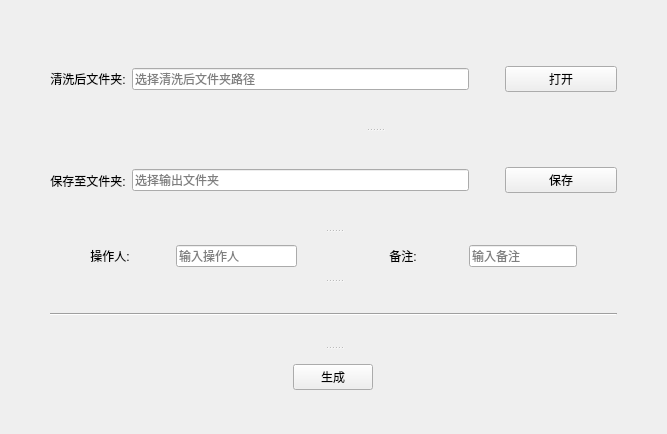
<?xml version="1.0" encoding="UTF-8"?>
<ui version="4.0">
 <class>Form</class>
 <widget class="QWidget" name="Form">
  <property name="geometry">
   <rect>
    <x>0</x>
    <y>0</y>
    <width>667</width>
    <height>434</height>
   </rect>
  </property>
  <property name="minimumSize">
   <size>
    <width>667</width>
    <height>434</height>
   </size>
  </property>
  <property name="maximumSize">
   <size>
    <width>1600</width>
    <height>866</height>
   </size>
  </property>
  <property name="windowTitle">
   <string>订单金额表</string>
  </property>
  <layout class="QVBoxLayout" name="verticalLayout">
   <property name="leftMargin">
    <number>50</number>
   </property>
   <property name="topMargin">
    <number>30</number>
   </property>
   <property name="rightMargin">
    <number>50</number>
   </property>
   <property name="bottomMargin">
    <number>30</number>
   </property>
   <item>
    <widget class="QSplitter" name="splitter_3">
     <property name="frameShape">
      <enum>QFrame::NoFrame</enum>
     </property>
     <property name="orientation">
      <enum>Qt::Vertical</enum>
     </property>
     <widget class="QWidget" name="layoutWidget1">
      <layout class="QHBoxLayout" name="horizontalLayout_6">
       <item>
        <layout class="QVBoxLayout" name="verticalLayout_2">
         <property name="spacing">
          <number>6</number>
         </property>
         <item>
          <widget class="QLabel" name="label_1">
           <property name="sizePolicy">
            <sizepolicy hsizetype="Preferred" vsizetype="Preferred">
             <horstretch>0</horstretch>
             <verstretch>1</verstretch>
            </sizepolicy>
           </property>
           <property name="text">
            <string>清洗后文件夹:</string>
           </property>
           <property name="alignment">
            <set>Qt::AlignCenter</set>
           </property>
          </widget>
         </item>
         <item>
          <widget class="QLabel" name="label_4">
           <property name="sizePolicy">
            <sizepolicy hsizetype="Preferred" vsizetype="Preferred">
             <horstretch>0</horstretch>
             <verstretch>1</verstretch>
            </sizepolicy>
           </property>
           <property name="text">
            <string>保存至文件夹:</string>
           </property>
           <property name="alignment">
            <set>Qt::AlignCenter</set>
           </property>
          </widget>
         </item>
        </layout>
       </item>
       <item>
        <widget class="QSplitter" name="splitter">
         <property name="sizePolicy">
          <sizepolicy hsizetype="Preferred" vsizetype="Expanding">
           <horstretch>2</horstretch>
           <verstretch>0</verstretch>
          </sizepolicy>
         </property>
         <property name="orientation">
          <enum>Qt::Vertical</enum>
         </property>
         <widget class="QWidget" name="layoutWidget2">
          <layout class="QHBoxLayout" name="horizontalLayout">
           <item>
            <widget class="QLineEdit" name="InputDir">
             <property name="sizePolicy">
              <sizepolicy hsizetype="Expanding" vsizetype="Fixed">
               <horstretch>3</horstretch>
               <verstretch>1</verstretch>
              </sizepolicy>
             </property>
             <property name="placeholderText">
              <string>选择清洗后文件夹路径</string>
             </property>
            </widget>
           </item>
           <item>
            <spacer name="horizontalSpacer_2">
             <property name="orientation">
              <enum>Qt::Horizontal</enum>
             </property>
             <property name="sizeHint" stdset="0">
              <size>
               <width>30</width>
               <height>20</height>
              </size>
             </property>
            </spacer>
           </item>
           <item>
            <widget class="QPushButton" name="InputButton">
             <property name="sizePolicy">
              <sizepolicy hsizetype="Minimum" vsizetype="Fixed">
               <horstretch>1</horstretch>
               <verstretch>0</verstretch>
              </sizepolicy>
             </property>
             <property name="text">
              <string>打开</string>
             </property>
            </widget>
           </item>
          </layout>
         </widget>
         <widget class="QWidget" name="layoutWidget5">
          <layout class="QHBoxLayout" name="horizontalLayout_3">
           <item>
            <widget class="QLineEdit" name="OutputDir">
             <property name="sizePolicy">
              <sizepolicy hsizetype="Expanding" vsizetype="Fixed">
               <horstretch>3</horstretch>
               <verstretch>1</verstretch>
              </sizepolicy>
             </property>
             <property name="placeholderText">
              <string>选择输出文件夹</string>
             </property>
            </widget>
           </item>
           <item>
            <spacer name="horizontalSpacer_4">
             <property name="orientation">
              <enum>Qt::Horizontal</enum>
             </property>
             <property name="sizeHint" stdset="0">
              <size>
               <width>30</width>
               <height>20</height>
              </size>
             </property>
            </spacer>
           </item>
           <item>
            <widget class="QPushButton" name="OutputButton">
             <property name="sizePolicy">
              <sizepolicy hsizetype="Minimum" vsizetype="Fixed">
               <horstretch>1</horstretch>
               <verstretch>0</verstretch>
              </sizepolicy>
             </property>
             <property name="text">
              <string>保存</string>
             </property>
            </widget>
           </item>
          </layout>
         </widget>
        </widget>
       </item>
      </layout>
     </widget>
     <widget class="QSplitter" name="splitter_2">
      <property name="orientation">
       <enum>Qt::Vertical</enum>
      </property>
      <widget class="QWidget" name="layoutWidget6">
       <layout class="QHBoxLayout" name="horizontalLayout_4">
        <item>
         <widget class="QLabel" name="label_5">
          <property name="sizePolicy">
           <sizepolicy hsizetype="Preferred" vsizetype="Preferred">
            <horstretch>1</horstretch>
            <verstretch>0</verstretch>
           </sizepolicy>
          </property>
          <property name="text">
           <string>操作人:</string>
          </property>
          <property name="alignment">
           <set>Qt::AlignCenter</set>
          </property>
         </widget>
        </item>
        <item>
         <widget class="QLineEdit" name="User">
          <property name="sizePolicy">
           <sizepolicy hsizetype="Expanding" vsizetype="Fixed">
            <horstretch>1</horstretch>
            <verstretch>0</verstretch>
           </sizepolicy>
          </property>
          <property name="inputMask">
           <string/>
          </property>
          <property name="placeholderText">
           <string>输入操作人</string>
          </property>
         </widget>
        </item>
        <item>
         <spacer name="horizontalSpacer">
          <property name="orientation">
           <enum>Qt::Horizontal</enum>
          </property>
          <property name="sizeHint" stdset="0">
           <size>
            <width>40</width>
            <height>20</height>
           </size>
          </property>
         </spacer>
        </item>
        <item>
         <widget class="QLabel" name="label_6">
          <property name="sizePolicy">
           <sizepolicy hsizetype="Preferred" vsizetype="Preferred">
            <horstretch>1</horstretch>
            <verstretch>0</verstretch>
           </sizepolicy>
          </property>
          <property name="text">
           <string>备注:</string>
          </property>
          <property name="alignment">
           <set>Qt::AlignCenter</set>
          </property>
         </widget>
        </item>
        <item>
         <widget class="QLineEdit" name="Remark">
          <property name="placeholderText">
           <string>输入备注</string>
          </property>
         </widget>
        </item>
        <item>
         <spacer name="horizontalSpacer_6">
          <property name="orientation">
           <enum>Qt::Horizontal</enum>
          </property>
          <property name="sizeHint" stdset="0">
           <size>
            <width>40</width>
            <height>20</height>
           </size>
          </property>
         </spacer>
        </item>
       </layout>
      </widget>
      <widget class="Line" name="line">
       <property name="orientation">
        <enum>Qt::Horizontal</enum>
       </property>
      </widget>
      <widget class="QWidget" name="horizontalLayoutWidget7">
       <layout class="QHBoxLayout" name="horizontalLayout_5">
        <item>
         <widget class="QPushButton" name="RunButton">
          <property name="sizePolicy">
           <sizepolicy hsizetype="Fixed" vsizetype="Fixed">
            <horstretch>0</horstretch>
            <verstretch>0</verstretch>
           </sizepolicy>
          </property>
          <property name="text">
           <string>生成</string>
          </property>
         </widget>
        </item>
       </layout>
      </widget>
     </widget>
    </widget>
   </item>
  </layout>
 </widget>
 <resources/>
 <connections/>
</ui>
